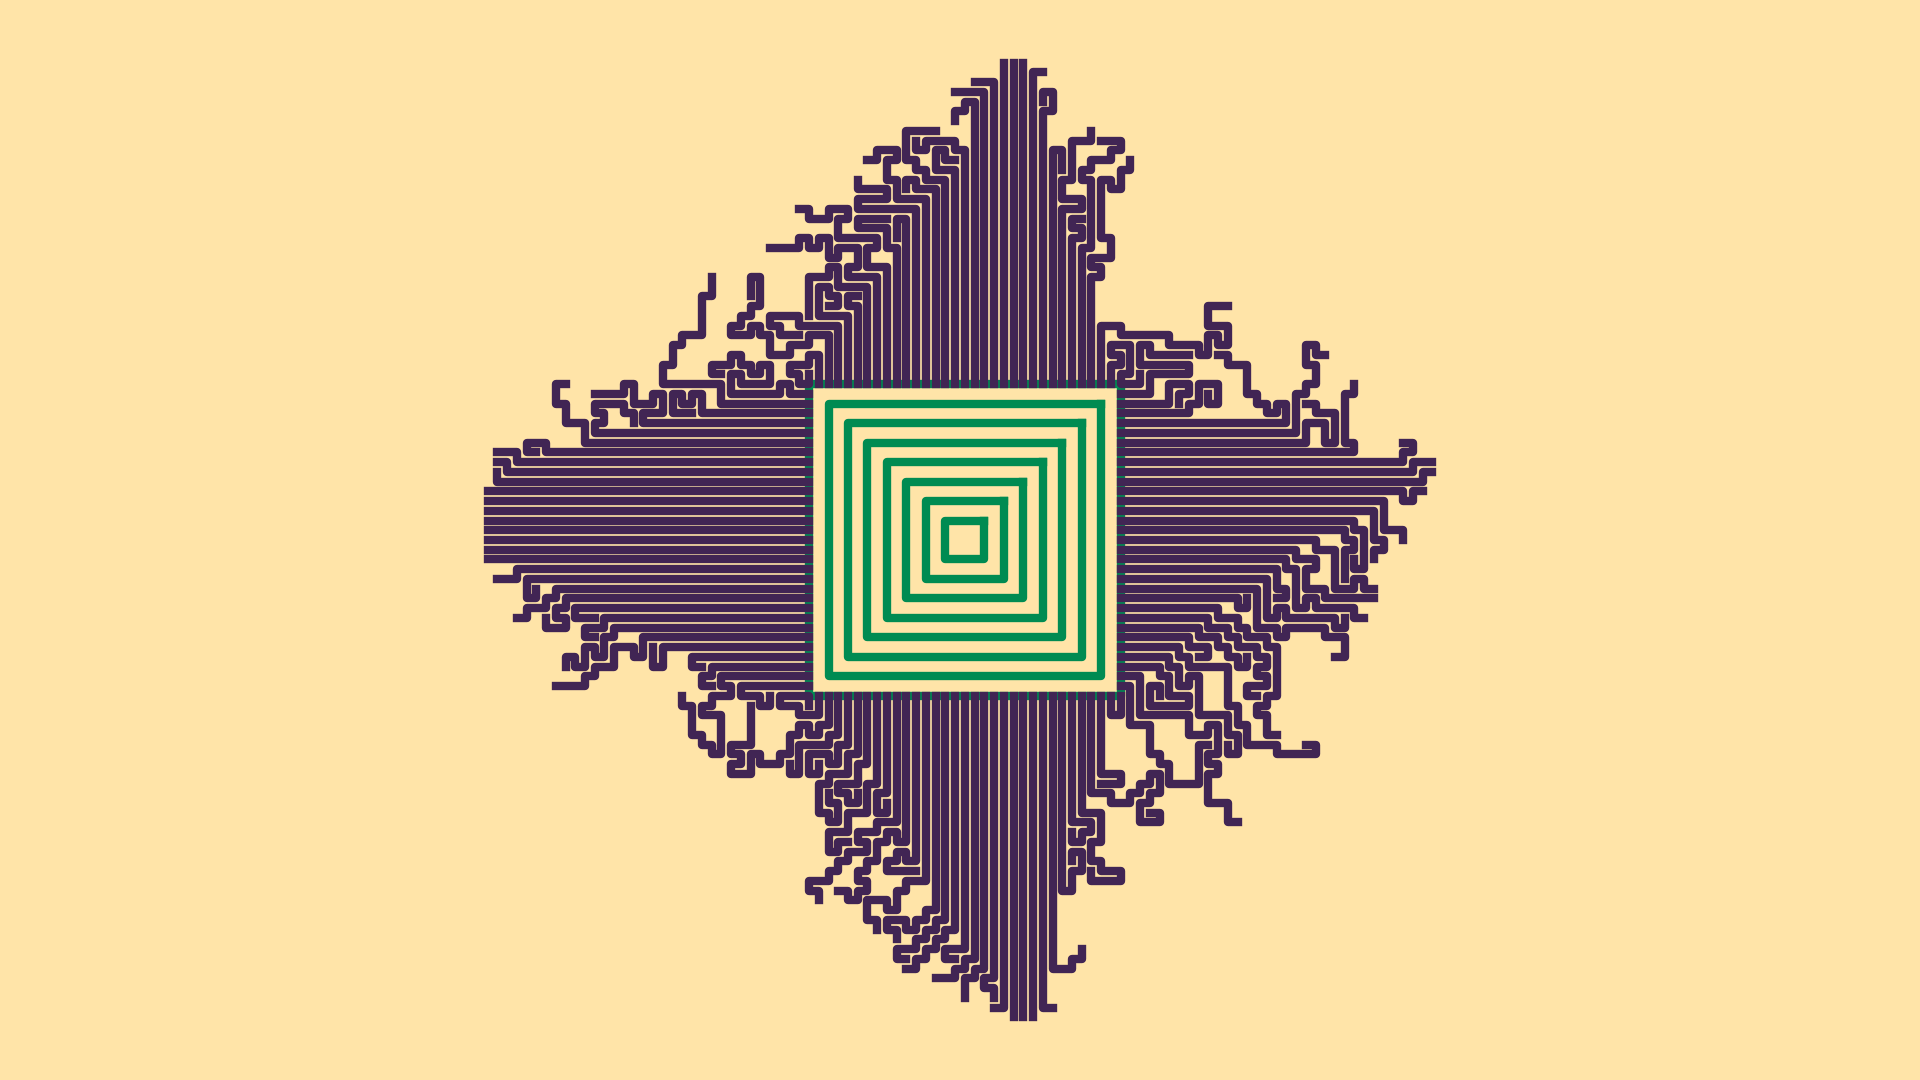

Generate this figure with Python:
from pathlib import Path

import matplotlib.pyplot as plt
import numpy as np


def main() -> None:
    # config
    fp: Path = Path(__file__).resolve().with_suffix(".png")
    plt.rcParams["figure.dpi"] = 100
    plt.rcParams["figure.figsize"] = [19.2, 10.8]
    c0: str = "#FFE4A8"
    c1: str = "#008B52"
    c2: str = "#412554"
    # generate figure
    fig: plt.Figure
    ax: plt.Axes
    fig, ax = plt.subplots()
    # plot
    x: np.ndarray = 16*np.array([1, 1, -1, -1, 1])
    y: np.ndarray = 16*np.array([1, -1, -1, 1, 1])
    for i in range(8):
        r: float = (1+i)*0.125
        ax.plot(r*x, r*y, linewidth=6, color=c1)
    v4 = ((1, 0), (-1, 0), (0, 1), (0, -1))
    nv: dict[tuple[int, int], dict[int, tuple[int, int]]] = {
        muki: {
            z:  [v4[0], v4[2], v4[3]][z] if muki == v4[0] else
                [v4[1], v4[2], v4[3]][z] if muki == v4[1] else
                [v4[0], v4[1], v4[2]][z] if muki == v4[2] else
                [v4[0], v4[1], v4[3]][z]
            for z in range(3)
        }
        for muki in v4
    }
    rng: np.random.Generator = np.random.default_rng()
    data: list[list[int]] = [
        [[i], [16], (0, 1), 1]
        for i in range(-15, 16, 1)
    ] + [
        [[16], [i], (1, 0), 1]
        for i in range(15, -16, -1)
    ] + [
        [[i], [-16], (0, -1), 1]
        for i in range(15, -16, -1)
    ] + [
        [[-16], [i], (-1, 0), 1]
        for i in range(-15, 16, 1)
    ]
    points: set[tuple[int, int]] = {
        (i[0], j[0])
        for i, j, *_ in data
    } | {
        (i, j)
        for i in range(-15, 16)
        for j in range(-15, 16)
    }
    nx: int
    ny: int
    for dx, dy, dv, df in data:
        nx = dx[-1] + dv[0]
        ny = dy[-1] + dv[1]
        dx.append(nx)
        dy.append(ny)
        points.add((nx, ny))
    for i in range(32):
        for index, (dx, dy, dv, df) in enumerate(data):
            if df:
                pass
            else:
                continue
            z: int = rng.integers(3)
            for i in range(3):
                nextv = nv[dv][(z+i)%3]
                nx = dx[-1] + nextv[0]
                ny = dy[-1] + nextv[1]
                if (nx, ny) not in points:
                    dx.append(nx)
                    dy.append(ny)
                    points.add((nx, ny))
                    data[index][2] = nv[dv][(z+i)%3]
                    break
                else:
                    pass
            else:
                data[index][3] = 0


    for dx, dy, *_ in data:
        ax.plot(dx, dy, linewidth=6, color=c2)
    # arrange
    #ax.set_xlim(-1.1, 1.1)
    #ax.set_ylim(-1.1, 1.1)
    ax.axis("off")
    ax.set_aspect("equal")
    ax.set_facecolor(c0)
    fig.set_facecolor(c0)
    fig.tight_layout()
    # output
    fig.savefig(fp)
    plt.cla()
    plt.clf()
    plt.close(fig)
    return None


if __name__ == "__main__":
    main()
